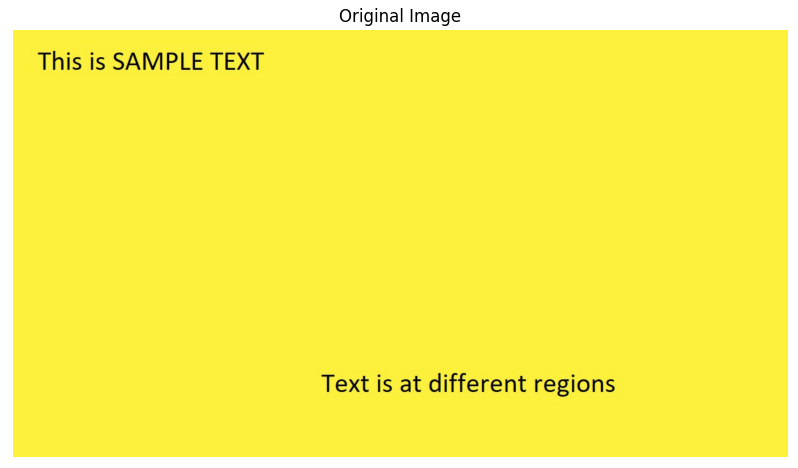
#> input picture Original-Image.png, 798 x 468 px
$ python -i functions.py   (imports and definitions only)
#> lines starting #> are read from the running program, lines starting #| are printed output that depends on the picture
import os
from pathlib import Path
import pandas as pd
import numpy as np
import matplotlib.pyplot as plt
import seaborn as sns
from PIL import Image

# [551 lines left out: functions create_image_dataset, display_sample_images, analyze_pixel_distribution, extract_color_features, create_color_classifier, classify_image and 5 more, not called in this run]


def plot_pixel_distribution_fixed(image_path, channel='all'):
    """
    Plot a bar chart showing pixel distribution from 0 to 255 for a chosen image.
    Fixed version with correct subplot indexing.

    Parameters:
    image_path (str): Path to the image file
    channel (str): 'all', 'red', 'green', 'blue', or 'gray' - which channel to analyze
    """
#> called with image_path = '../Original-Image.png', channel = 'all'
    # Load the image
    img = Image.open(image_path)
#> img is the input picture: PIL image 798x468 RGBA; mean R, G, B, A 251.2, 240.7, 81.6, 255

    # Convert to RGB if necessary
    if img.mode != 'RGB':
        img = img.convert('RGB')
#> img: PIL image 798x468 RGB

    # Convert to numpy array
    img_array = np.array(img)

    # Create histogram bins (0 to 255)
    bins = np.arange(0, 256)

    if channel == 'all':
        # Plot all RGB channels - use 2x3 layout for 6 subplots
        fig, axes = plt.subplots(2, 3, figsize=(18, 10))

        # Original image
        axes[0, 0].imshow(img)
        axes[0, 0].set_title(f"Original Image\n{Path(image_path).name}")
        axes[0, 0].axis('off')

        # RGB channels combined
        colors = ['red', 'green', 'blue']
        channel_names = ['Red', 'Green', 'Blue']

        for i, (color, name) in enumerate(zip(colors, channel_names)):
            channel_data = img_array[:, :, i].flatten()
            hist, _ = np.histogram(channel_data, bins=bins)

            axes[0, 1].bar(bins[:-1], hist, alpha=0.7, color=color, label=f'{name} Channel')

        axes[0, 1].set_title('RGB Channel Distribution')
        axes[0, 1].set_xlabel('Pixel Intensity (0-255)')
        axes[0, 1].set_ylabel('Frequency')
        axes[0, 1].legend()
        axes[0, 1].grid(True, alpha=0.3)

        # Hide the unused subplot
        axes[0, 2].axis('off')

        # Individual channel histograms
        for i, (color, name) in enumerate(zip(colors, channel_names)):
            channel_data = img_array[:, :, i].flatten()
            hist, _ = np.histogram(channel_data, bins=bins)

            axes[1, i].bar(bins[:-1], hist, color=color, alpha=0.8)
            axes[1, i].set_title(f'{name} Channel Distribution')
            axes[1, i].set_xlabel('Pixel Intensity (0-255)')
            axes[1, i].set_ylabel('Frequency')
            axes[1, i].grid(True, alpha=0.3)

    elif channel == 'gray':
        # Convert to grayscale
        gray_img = img.convert('L')
        gray_array = np.array(gray_img)
        gray_data = gray_array.flatten()

        hist, _ = np.histogram(gray_data, bins=bins)

        fig, axes = plt.subplots(1, 2, figsize=(15, 5))

        # Original image
        axes[0].imshow(gray_img, cmap='gray')
        axes[0].set_title(f"Grayscale Image\n{Path(image_path).name}")
        axes[0].axis('off')

        # Histogram
        axes[1].bar(bins[:-1], hist, color='gray', alpha=0.8)
        axes[1].set_title('Grayscale Pixel Distribution')
        axes[1].set_xlabel('Pixel Intensity (0-255)')
        axes[1].set_ylabel('Frequency')
        axes[1].grid(True, alpha=0.3)

    else:
        # Single RGB channel
        channel_map = {'red': 0, 'green': 1, 'blue': 2}
        if channel not in channel_map:
            raise ValueError("Channel must be 'all', 'red', 'green', 'blue', or 'gray'")

        channel_idx = channel_map[channel]
        channel_data = img_array[:, :, channel_idx].flatten()
        hist, _ = np.histogram(channel_data, bins=bins)

        fig, axes = plt.subplots(1, 2, figsize=(15, 5))

        # Original image
        axes[0].imshow(img)
        axes[0].set_title(f"Original Image\n{Path(image_path).name}")
        axes[0].axis('off')

        # Histogram
        axes[1].bar(bins[:-1], hist, color=channel, alpha=0.8)
        axes[1].set_title(f'{channel.capitalize()} Channel Distribution')
        axes[1].set_xlabel('Pixel Intensity (0-255)')
        axes[1].set_ylabel('Frequency')
        axes[1].grid(True, alpha=0.3)

    plt.tight_layout()
    plt.show()
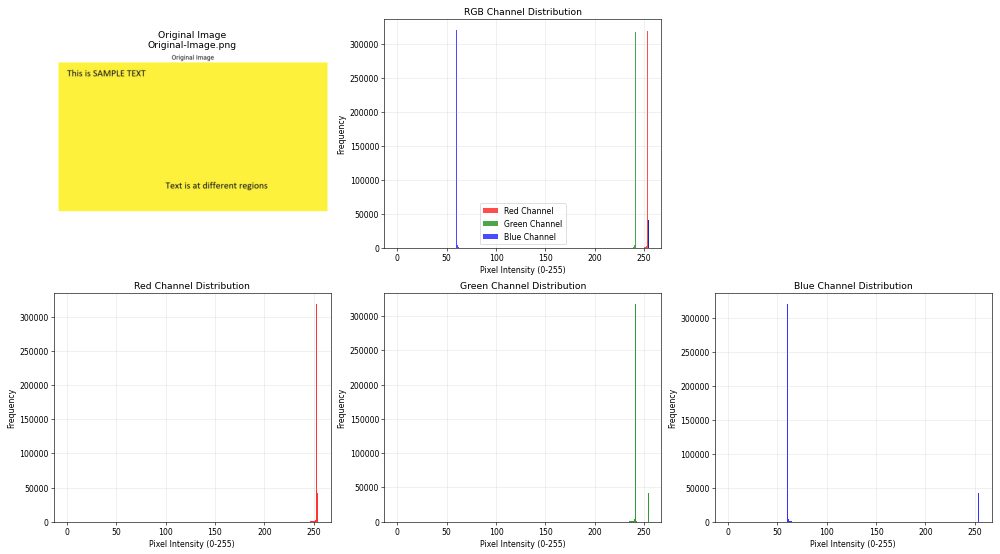
#> figure drawn by matplotlib, 5 panels; panel 2: tallest bar 319478 high, from x = 252.6 to 253.4; panel 2: tallest bar 318181 high, from x = 240.6 to 241.4; panel 2: tallest bar 320411 high, from x = 59.6 to 60.4; panel 3: tallest bar 319478 high, from x = 252.6 to 253.4

    # Print statistics
    if channel == 'all':
        for i, name in enumerate(['Red', 'Green', 'Blue']):
            channel_data = img_array[:, :, i].flatten()
            print(f"{name} Channel - Mean: {channel_data.mean():.1f}, Std: {channel_data.std():.1f}")
#> this loop made 3 passes
#| Red Channel - Mean: 251.2, Std: 19.3
#| Green Channel - Mean: 240.7, Std: 19.0
#| Blue Channel - Mean: 81.6, Std: 61.8
    elif channel == 'gray':
        print(f"Grayscale - Mean: {gray_data.mean():.1f}, Std: {gray_data.std():.1f}")
    else:
        channel_data = img_array[:, :, channel_map[channel]].flatten()
        print(f"{channel.capitalize()} Channel - Mean: {channel_data.mean():.1f}, Std: {channel_data.std():.1f}")

>>> result = plot_pixel_distribution_fixed('../Original-Image.png')
